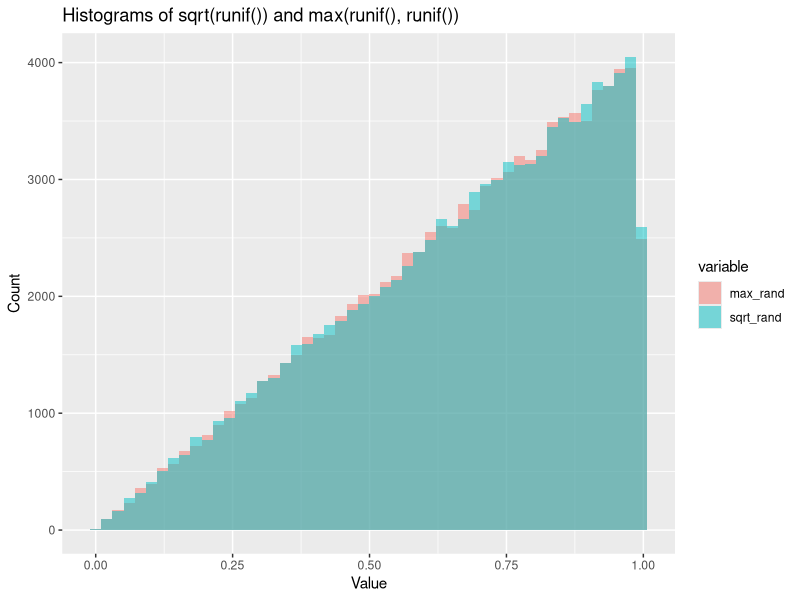
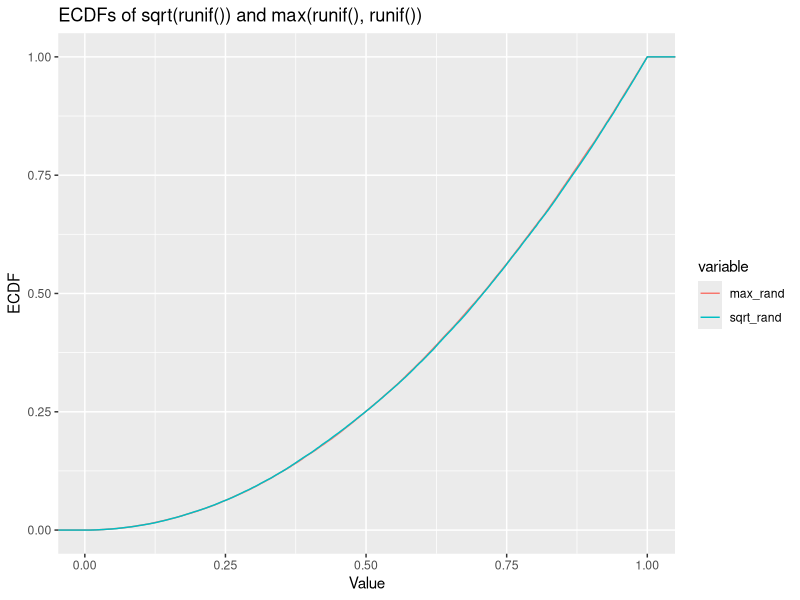
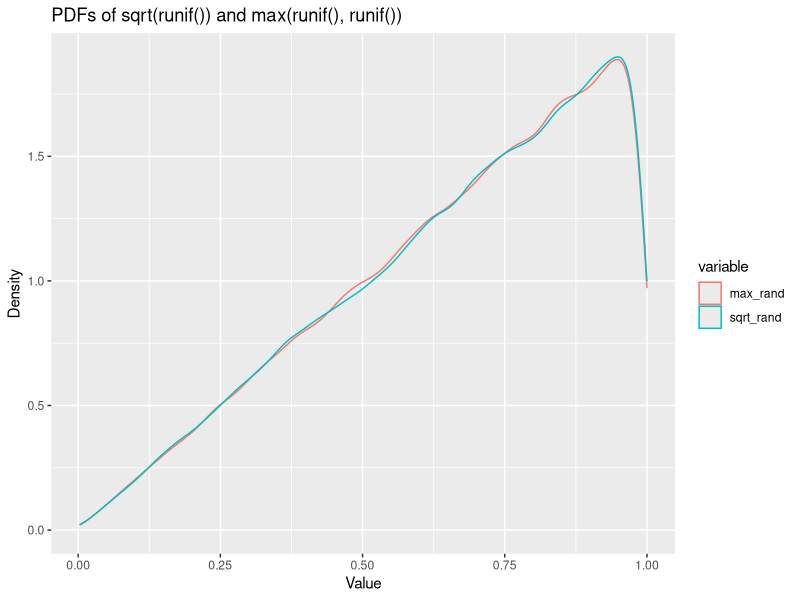

Recreate these plots in R, in order.
## ---- chunk 1
library(dplyr)
library(ggplot2)
library(tidyr)
set.seed(42)
## ---- chunk 2
N <- 100000


df <- tibble(
  num_1 = runif(N),         
  num_2 = runif(N),        
  num_3 = runif(N)         
) %>%
  mutate(
    sqrt_rand = sqrt(num_1),                
    max_rand = pmax(num_2, num_3)             
  )


df_long <- df %>%
  select(sqrt_rand, max_rand) %>%
  pivot_longer(cols = everything(), names_to = "variable", values_to = "value")

head(df_long)

## ---- chunk 3
ggplot(df_long, aes(x = value, fill = variable)) +
  geom_histogram(alpha = 0.5, position = 'identity', bins = 50) +
  labs(title = "Histograms of sqrt(runif()) and max(runif(), runif())", x = "Value", y = "Count") 
## ---- chunk 4
ggplot(df_long, aes(x = value, color = variable)) +
  stat_ecdf() +
  labs(title = "ECDFs of sqrt(runif()) and max(runif(), runif())", x = "Value", y = "ECDF")
## ---- chunk 5
ggplot(df_long, aes(x = value, color = variable)) +
  geom_density() +
  labs(title = "PDFs of sqrt(runif()) and max(runif(), runif())", x = "Value", y = "Density")
## ---- chunk 6
ks_result <- ks.test(df$sqrt_rand, df$max_rand)
ks_result
